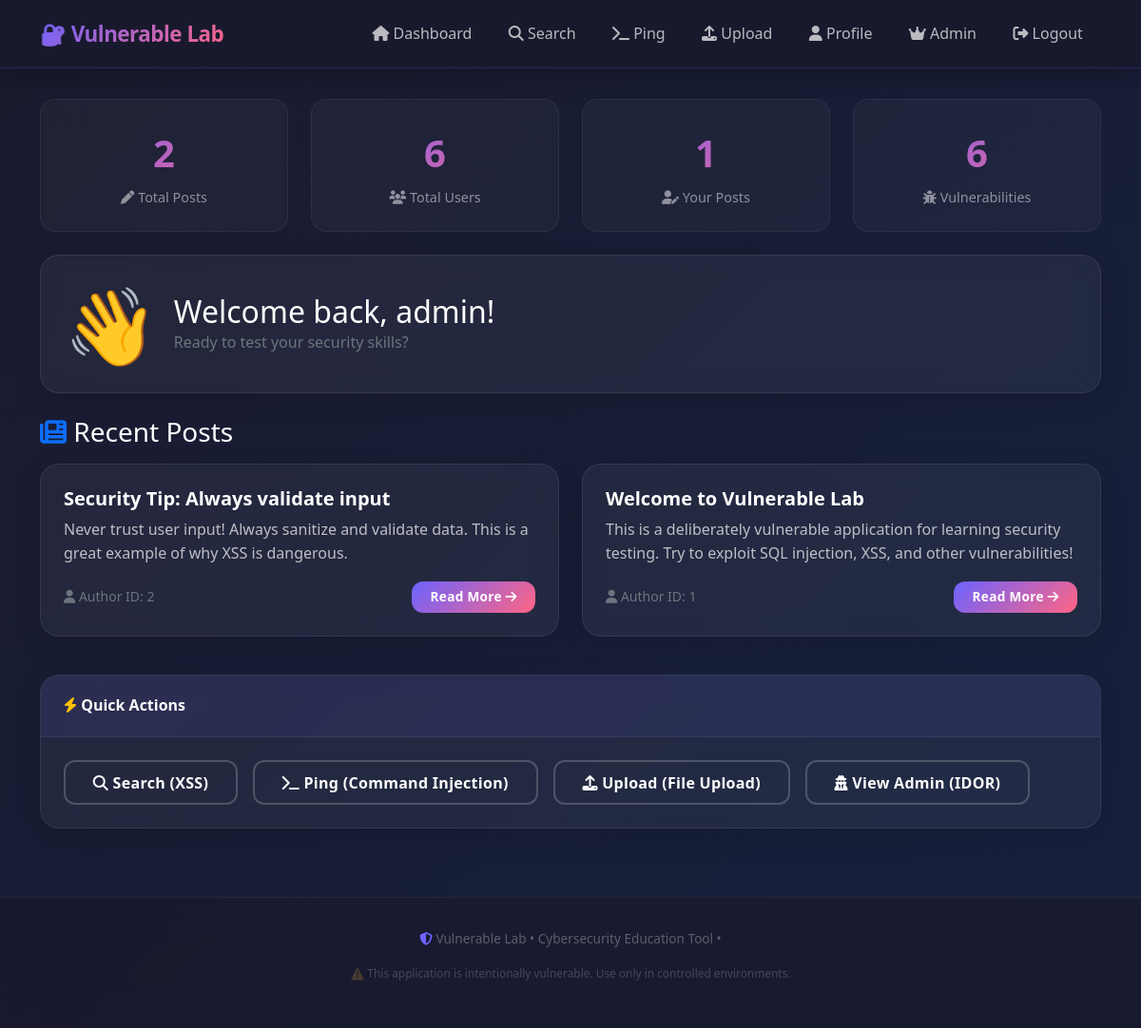
The page /dashboard (signed in) on the database its author committed.
### database.py (models this page shows, shortened)
class User(UserMixin, db.Model):
    id = db.Column(db.Integer, primary_key=True)
    username = db.Column(db.String(80), unique=True, nullable=False)
    password = db.Column(db.String(200), nullable=False)
    email = db.Column(db.String(120), unique=True, nullable=False)
    is_admin = db.Column(db.Boolean, default=False)

class Post(db.Model):
    id = db.Column(db.Integer, primary_key=True)
    title = db.Column(db.String(200), nullable=False)
    content = db.Column(db.Text, nullable=False)
    user_id = db.Column(db.Integer, db.ForeignKey('user.id'), nullable=False)

### app.py (the view)
@app.route('/dashboard')
@login_required
def dashboard():
    posts = Post.query.all()
    total_posts = len(posts)
    total_users = User.query.count()
    user_posts = Post.query.filter_by(user_id=current_user.id).count()
    recent_posts = posts[-5:] if len(posts) > 5 else posts
    recent_posts.reverse()
    vulnerabilities = [
        {'name': 'SQL Injection', 'severity': 'Critical', 'status': 'Active'},
        {'name': 'XSS', 'severity': 'High', 'status': 'Active'},
        {'name': 'Command Injection', 'severity': 'Critical', 'status': 'Active'},
        {'name': 'IDOR', 'severity': 'Medium', 'status': 'Active'},
        {'name': 'File Upload', 'severity': 'Critical', 'status': 'Active'},
        {'name': 'Weak Auth', 'severity': 'Medium', 'status': 'Active'}
    ]
    return render_template('dashboard.html',
                         posts=posts,
                         recent_posts=recent_posts,
                         username=current_user.username,
                         total_posts=total_posts,
                         total_users=total_users,
                         user_posts=user_posts,
                         vulnerabilities=vulnerabilities)

### app.py (called while the page is built)
@login_manager.user_loader
def load_user(user_id):
    return User.query.get(int(user_id))

@app.context_processor
def inject_user():
    return dict(current_user=current_user)

### templates/dashboard.html (shortened to what this page needs)
{% extends "base.html" %}
{% block content %}
<div class="row g-4 mb-4 fade-in-up">
    <div class="col-md-3">
        <div class="stat-card">
            <div class="stat-number">{{ total_posts }}</div>
            <div class="stat-label"><i class="fas fa-pen"></i> Total Posts</div>
        </div>
    </div>
    <div class="col-md-3">
        <div class="stat-card">
            <div class="stat-number">{{ total_users }}</div>
            <div class="stat-label"><i class="fas fa-users"></i> Total Users</div>
        </div>
    </div>
    <div class="col-md-3">
        <div class="stat-card">
            <div class="stat-number">{{ user_posts }}</div>
            <div class="stat-label"><i class="fas fa-user-pen"></i> Your Posts</div>
        </div>
    </div>
    <div class="col-md-3">
        <div class="stat-card">
            <div class="stat-number">6</div>
            <div class="stat-label"><i class="fas fa-bug"></i> Vulnerabilities</div>
        </div>
    </div>
</div>
<div class="card mb-4 fade-in-up">
    <div class="card-body">
        <div class="d-flex align-items-center">
            <div class="display-1 me-3">👋</div>
            <div>
                <h2 class="text-white mb-0">Welcome back, {{ username }}!</h2>
                <p class="text-secondary mb-0">Ready to test your security skills?</p>
            </div>
        </div>
    </div>
</div>
<h3 class="text-white mb-3">
    <i class="fas fa-newspaper text-primary"></i> Recent Posts
</h3>
<div class="row">
    {% for post in posts %}
        <div class="col-md-6">
            <div class="card mb-3 fade-in-up" style="animation-delay: {{ loop.index * 0.1 }}s;">
                <div class="card-body">
                    <h5 class="card-title">{{ post.title }}</h5>
                    <p class="card-text">{{ post.content[:150] }}{% if post.content|length > 150 %}...{% endif %}</p>
                    <div class="d-flex justify-content-between align-items-center">
                        <small class="text-secondary">
                            <i class="fas fa-user"></i> Author ID: {{ post.user_id }}
                        </small>
                        <a href="{{ url_for('view_post', post_id=post.id) }}" class="btn btn-primary btn-sm">
                            Read More <i class="fas fa-arrow-right"></i>
                        </a>
                    </div>
                </div>
            </div>
        </div>
    {% endfor %}
</div>
<div class="card mt-4">
    <div class="card-header">
        <i class="fas fa-bolt text-warning"></i> Quick Actions
    </div>
    <div class="card-body">
        <div class="d-flex gap-3 flex-wrap">
            <a href="{{ url_for('search') }}" class="btn btn-outline-light">
                <i class="fas fa-search"></i> Search (XSS)
            </a>
            <a href="{{ url_for('ping') }}" class="btn btn-outline-light">
                <i class="fas fa-terminal"></i> Ping (Command Injection)
            </a>
            <a href="{{ url_for('upload_file') }}" class="btn btn-outline-light">
                <i class="fas fa-upload"></i> Upload (File Upload)
            </a>
            <a href="{{ url_for('profile', username='admin') }}" class="btn btn-outline-light">
                <i class="fas fa-user-secret"></i> View Admin (IDOR)
            </a>
        </div>
    </div>
</div>
{% endblock %}

### templates/base.html (shortened to what this page needs)
<!DOCTYPE html>
<html lang="en">
<head>
    <link href="https://cdn.jsdelivr.net/npm/bootstrap@5.1.3/dist/css/bootstrap.min.css" rel="stylesheet">
    <link rel="stylesheet" href="https://cdnjs.cloudflare.com/ajax/libs/font-awesome/6.4.0/css/all.min.css">
    <link rel="stylesheet" href="{{ url_for('static', filename='css/style.css') }}">
</head>
<body>
    <nav class="navbar navbar-expand-lg navbar-dark fixed-top">
        <div class="container">
            <a class="navbar-brand" href="{{ url_for('index') }}">
                <span class="brand-icon">🔐</span> Vulnerable Lab
            </a>
            <div class="collapse navbar-collapse" id="navbarNav">
                <ul class="navbar-nav ms-auto">
                    {% if current_user.is_authenticated %}
                        <li class="nav-item">
                            <a class="nav-link" href="{{ url_for('dashboard') }}">
                                <i class="fas fa-home"></i> Dashboard
                            </a>
                        </li>
                        <li class="nav-item">
                            <a class="nav-link" href="{{ url_for('search') }}">
                                <i class="fas fa-search"></i> Search
                            </a>
                        </li>
                        <li class="nav-item">
                            <a class="nav-link" href="{{ url_for('ping') }}">
                                <i class="fas fa-terminal"></i> Ping
                            </a>
                        </li>
                        <li class="nav-item">
                            <a class="nav-link" href="{{ url_for('upload_file') }}">
                                <i class="fas fa-upload"></i> Upload
                            </a>
                        </li>
                        <li class="nav-item">
                            <a class="nav-link" href="{{ url_for('profile', username=current_user.username) }}">
                                <i class="fas fa-user"></i> Profile
                            </a>
                        </li>
                        {% if current_user.is_admin %}
                            <li class="nav-item">
                                <a class="nav-link" href="{{ url_for('admin_panel') }}">
                                    <i class="fas fa-crown"></i> Admin
                                </a>
                            </li>
                        {% endif %}
                        <li class="nav-item">
                            <a class="nav-link" href="{{ url_for('logout') }}">
                                <i class="fas fa-sign-out-alt"></i> Logout
                            </a>
                        </li>
                    {% endif %}
                </ul>
            </div>
        </div>
    </nav>
    <main class="main-content" style="padding-top: 80px;">
        <div class="container py-4">
            {% block content %}{% endblock %}
        </div>
    </main>
    <footer class="footer">
        <div class="container">
            <div class="footer-text">
                <p>
                    <i class="fas fa-shield-alt" style="color: var(--primary);"></i>
                    Vulnerable Lab &bull; Cybersecurity Education Tool &bull;
                </p>
                <p class="small" style="color: rgba(255,255,255,0.2);">
                    ⚠️ This application is intentionally vulnerable. Use only in controlled environments.
                </p>
            </div>
        </div>
    </footer>
</body>
</html>

### static/css/style.css (style rules this page uses)
:root { --primary: #6C63FF; --primary-dark: #5A52D5; --primary-light: #8B83FF; --secondary: #FF6584; --dark: #1A1A2E; --darker: #0F0F1A; --light: #F8F9FA; --gray: #6C757D; --success: #00D2A0; --warning: #FFC107; --danger: #FF6B6B; --info: #4ECDC4; --gradient-primary: linear-gradient(135deg, #6C63FF 0%, #FF6584 100%); --gradient-dark: linear-gradient(135deg, #1A1A2E 0%, #16213E 100%); --gradient-card: linear-gradient(145deg, rgba(255,255,255,0.1), rgba(255,255,255,0.05)); --shadow-sm: 0 2px 10px rgba(0,0,0,0.08); --shadow-md: 0 8px 30px rgba(0,0,0,0.12); --shadow-lg: 0 20px 60px rgba(0,0,0,0.2); --shadow-glow: 0 0 30px rgba(108, 99, 255, 0.3); }
* { margin: 0; padding: 0; box-sizing: border-box; }
body { font-family: 'Segoe UI', system-ui, -apple-system, sans-serif; background: var(--gradient-dark); color: #E8E8E8; min-height: 100vh; line-height: 1.6; }
.navbar { background: rgba(26, 26, 46, 0.95) !important; backdrop-filter: blur(20px); border-bottom: 1px solid rgba(108, 99, 255, 0.2); padding: 0.8rem 0; box-shadow: 0 4px 30px rgba(0,0,0,0.3); }
.navbar-brand { font-weight: 700; font-size: 1.4rem; background: var(--gradient-primary); -webkit-background-clip: text; -webkit-text-fill-color: transparent; background-clip: text; letter-spacing: -0.5px; }
.navbar-brand .brand-icon { display: inline-block; animation: pulse-glow 2s ease-in-out infinite; }
.navbar .nav-link { color: rgba(255,255,255,0.7) !important; font-weight: 500; padding: 0.5rem 1.2rem !important; border-radius: 10px; transition: all 0.3s ease; position: relative; }
.card { background: rgba(255,255,255,0.05); backdrop-filter: blur(10px); border: 1px solid rgba(255,255,255,0.08); border-radius: 20px; box-shadow: var(--shadow-md); transition: all 0.4s cubic-bezier(0.175, 0.885, 0.32, 1.275); overflow: hidden; }
.card-header { background: rgba(108, 99, 255, 0.1); border-bottom: 1px solid rgba(255,255,255,0.06); padding: 1.2rem 1.5rem; font-weight: 600; color: #fff; }
.card-body { padding: 1.5rem; }
.card-title { color: #fff; font-weight: 600; }
.card-text { color: rgba(255,255,255,0.7); }
.btn { border-radius: 12px; padding: 0.6rem 1.8rem; font-weight: 600; transition: all 0.3s ease; text-transform: none; letter-spacing: 0.3px; position: relative; overflow: hidden; }
.btn-primary { background: var(--gradient-primary); border: none; color: #fff; }
.btn-outline-light { border: 2px solid rgba(255,255,255,0.2); color: #fff; }
.btn-sm { padding: 0.4rem 1.2rem; font-size: 0.85rem; }
.stat-card { background: rgba(255,255,255,0.03); border: 1px solid rgba(255,255,255,0.06); border-radius: 16px; padding: 1.5rem; text-align: center; }
.stat-card .stat-number { font-size: 2.5rem; font-weight: 700; background: var(--gradient-primary); -webkit-background-clip: text; -webkit-text-fill-color: transparent; background-clip: text; }
.stat-card .stat-label { color: rgba(255,255,255,0.5); font-size: 0.9rem; margin-top: 0.2rem; }
.fade-in-up { animation: fade-in-up 0.6s ease forwards; }
.footer { background: rgba(26, 26, 46, 0.8); backdrop-filter: blur(20px); border-top: 1px solid rgba(255,255,255,0.05); padding: 2rem 0; margin-top: 3rem; }
.footer-text { color: rgba(255,255,255,0.3); font-size: 0.85rem; text-align: center; }

### rows shown on the page
User: username "admin"
Post: title "Security Tip: Always validate input", content "Never trust user input! Always sanitize and validate data. This is a great example of why XSS is dangerous.", user_id "2"
Post: title "Welcome to Vulnerable Lab", content "This is a deliberately vulnerable application for learning security testing. Try to exploit SQL injection, XSS, and other vulnerabilities!", user_id "1"

### other values the page prints
{{ total_posts }} "2"
{{ total_users }} "6"
{{ user_posts }} "1"
